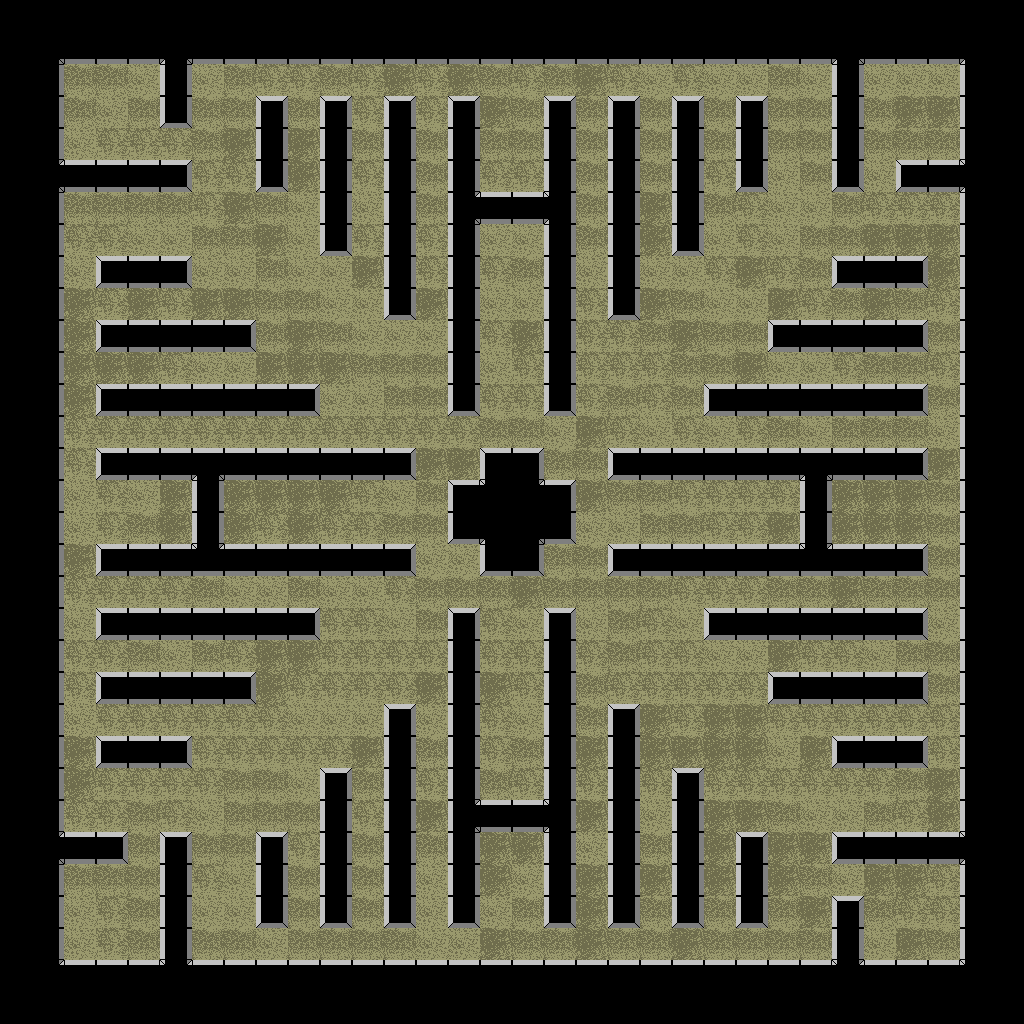

The image is a tile-based game level rendered from a .tmx file. Its description and source (layers, tilesets, objects; grid data summarised) follow:
An orthogonal 32x32 tile map with 32x32 px tiles, 2 tile layers (Kachelebene 1, Kachelebene 2), 2 tilesets and 8 objects (4x player_spawn, 4x item_spawn).

<map version="1.0" orientation="orthogonal" renderorder="right-down" width="32" height="32" tilewidth="32" tileheight="32">
 <tileset firstgid="1" name="ground" tilewidth="32" tileheight="32">
  <image source="../tilesets/ground.png" width="64" height="64" />
 </tileset>
 <tileset firstgid="5" name="walls" tilewidth="32" tileheight="32">
  <image source="../tilesets/walls_square.png" width="256" height="256" />
 </tileset>
 <layer name="Kachelebene 1" width="32" height="32">
  <data>[1024 cells, 1024 non-empty, 4 distinct tile ids]</data>
 </layer>
 <layer name="Kachelebene 2" width="32" height="32">
  <data>[1024 cells, 484 non-empty, 27 distinct tile ids]</data>
 </layer>
 <objectgroup name="Objektebene 1">
  <object type="player_spawn" x="70" y="927" width="24" height="26" />
  <object type="player_spawn" x="68" y="67" width="24" height="26" />
  <object type="player_spawn" x="924" y="69" width="24" height="26" />
  <object type="player_spawn" x="930" y="928" width="24" height="26" />
  <object type="item_spawn" x="510" y="771" />
  <object type="item_spawn" x="513" y="253" />
  <object type="item_spawn" x="254" y="510" />
  <object type="item_spawn" x="774" y="508" />
 </objectgroup>
</map>
